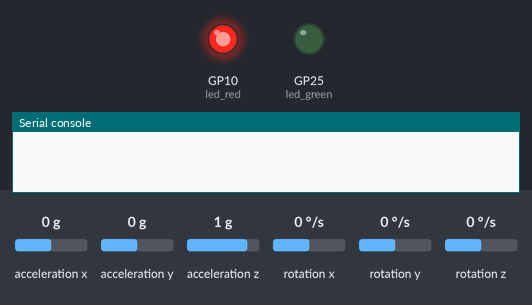
A program run on a simulated Raspberry Pi Pico running MicroPython. Parts: output pins drawn as LEDs (lit = HIGH), the last lines printed to the serial console. The test bench sets the inputs (shaded band); at power-on: acceleration x 0 g, acceleration y 0 g, acceleration z 1 g, rotation x 0 °/s, rotation y 0 °/s, rotation z 0 °/s. WiFi joins after 1.5 s; no MQTT or app messages arrive unless stated.

Above: at 0.1 s.
At 10.2 s:
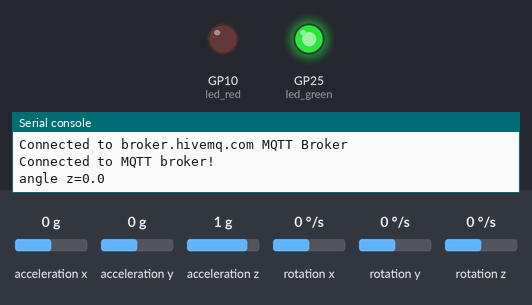
Timing chart, 0 to 11.7 s (numbered marks = the images above):
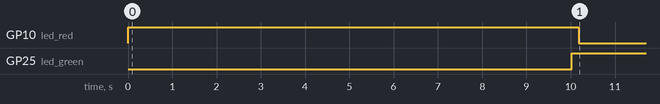

Measured:
- by itself, GP10 (led_red): HIGH → LOW at 10.2 s
- by itself, GP25 (led_green): LOW → HIGH at 10.0 s

The program:

main.py
```python
from machine import Pin
from machine import Timer
import time
from dof import *
import network
from umqtt.simple import MQTTClient
import ubinascii


############### Task handler for Function-Queue ##############
# Setup Function-Queue
fq = []

def task1_handler(tim):
    global fq
    fq.append(1)
def task2_handler(pin):
    global fq
    fq.append(2)

def task3_handler(tim):
    global fq
    fq.append(3)

def task4_handler(tim):
    global fq
    fq.append(4)


############### Hardware Initialize ################
# GPIO configuration for KEY module
# KEY -> GPIO3
# IO interrupt is used
gpio_num_KEY = 3
key = Pin(gpio_num_KEY, Pin.IN, Pin.PULL_UP) # Set GPIO as Input, Pull-up mode

# GPIO configuration for LED module
# LED -> GPIO10
# LED is in "current sink" configuration, Which means logic=1 -> turn off, logic=0 -> turn on
gpio_num_LED = 10
led_red = Pin(gpio_num_LED, Pin.OUT) # Set GPIO as Output
led_red.value(1) # Turn off Red LED

# GPIO configuration for Pico's onboard LED
led_green = Pin('LED', Pin.OUT) # Set GPIO as Output
led_green.value(0) # Turn off Green LED

# DOF sensor (gyro & accel)
angle_z = 0
gyro_sample_time = 0.1
qmi8658=QMI8658()

# WiFi Setup
wlan = network.WLAN(network.STA_IF)
wlan.active(True)


################ MQTT ################
def mqtt_connect():
    global client
    client.connect()
    print('Connected to %s MQTT Broker'%(mqtt_server))

def mqtt_publish(topic, msg):
    global client
    client.publish(topic, msg, retain=False, qos=0)

mqtt_server = 'broker.hivemq.com'
#mqtt_server = '192.168.82.82'
client_id = ubinascii.hexlify(machine.unique_id())
client = MQTTClient(client_id, mqtt_server, port=1883, keepalive=3600)
mqtt_connected = False


############## Interrupt Request Setup ################
# GPIO Interrupt for task1
key.irq(trigger=Pin.IRQ_FALLING,handler=task1_handler)

# Timer for each tasks
tick_period_ms_task2 = 100     # Set time duration (ms) per tick
tick_period_ms_task3 = 100     # Set time duration (ms) per tick
tick_period_ms_task4 = 5000   # Set time duration (ms) per tick
tim_task2 = Timer()
tim_task3 = Timer()
tim_task4 = Timer()
tim_task2.init(period=tick_period_ms_task2, mode=Timer.PERIODIC, callback=task2_handler)
tim_task3.init(period=tick_period_ms_task3, mode=Timer.PERIODIC, callback=task3_handler)
tim_task4.init(period=tick_period_ms_task4, mode=Timer.PERIODIC, callback=task4_handler)


######################### Tasks #########################
def task1():
    global angle_z
    angle_z = 0 # Reset the Angle value

def task2(queue_angle):
    global qmi8658
    global gyro_sample_time
    global angle_z
    xyz=qmi8658.Read_XYZ()
    velocity_z = xyz[5]
    angle_z = angle_z + velocity_z*gyro_sample_time
    queue_angle.append(angle_z)

def task3(queue_angle):
    val=None
    try:
        val = queue_angle.pop()
        print("angle z={}".format(val))
        if mqtt_connected:
            topic = b"node-gyro/angle-z"
            msg = str(val).encode()
            mqtt_publish(topic, msg)

    except Exception as e:
        print("Angle Z's queue is empty")
        print(e)

def task4():
    global wlan
    global mqtt_connected
    global led_green
    global led_red
    SSID = "moto-noah"
    PWD  = "1029384756"
    #SSID = "ASUS_for_ICT"
    #PWD  = "ictadmin"
    if not wlan.isconnected():
        led_green.value(0)
        print("Disconnected, connecting...")
        wlan.connect(SSID, PWD)

    if wlan.isconnected():
        led_green.value(1)
        print("WIFI connected")
        if not mqtt_connected:
            try:
                client = mqtt_connect()
                mqtt_connected = True
                led_red.value(0)
                print("Connected to MQTT broker!")
            except OSError as e:
                print(e)
                mqtt_connected = False
                led_red.value(1)


################### Main Program ###################
# Superloop
q_angle = []
while True:
    # Checking if there is a task in the Q, ready to be run
    try:
        fn = fq.pop()
        if fn == 1:
            task1()
        elif fn == 2:
            task2(q_angle)
        elif fn == 3:
            task3(q_angle)
        elif fn == 4:
            task4()
    except IndexError:
        pass
    except:
        print("Something went wrong")
```

dof.py
```python
from machine import Pin,I2C
import time

class QMI8658(object):
    def __init__(self,i2c_num=0,i2c_scl=9,i2c_sda=8,address=0X6B):
        self._address = address
        self._bus = I2C(id=i2c_num,scl=Pin(i2c_scl),sda=Pin(i2c_sda),freq=100_000)
        bRet=self.WhoAmI()
        if bRet :
            self.Read_Revision()
        else    :
            return NULL
        self.Config_apply()

    def _read_byte(self,cmd):
        rec=self._bus.readfrom_mem(int(self._address),int(cmd),1)
        return rec[0]
    def _read_block(self, reg, length=1):
        rec=self._bus.readfrom_mem(int(self._address),int(reg),length)
        return rec
    def _read_u16(self,cmd):
        LSB = self._bus.readfrom_mem(int(self._address),int(cmd),1)
        MSB = self._bus.readfrom_mem(int(self._address),int(cmd)+1,1)
        return (MSB[0] << 8) + LSB[0]
    def _write_byte(self,cmd,val):
        self._bus.writeto_mem(int(self._address),int(cmd),bytes([int(val)]))

    def WhoAmI(self):
        bRet=False
        if (0x05) == self._read_byte(0x00):
            bRet = True
        return bRet
    def Read_Revision(self):
        return self._read_byte(0x01)
    def Config_apply(self):
        # REG CTRL1
        self._write_byte(0x02,0x60)
        # REG CTRL2 : QMI8658AccRange_8g  and QMI8658AccOdr_1000Hz
        self._write_byte(0x03,0x23)
        # REG CTRL3 : QMI8658GyrRange_512dps and QMI8658GyrOdr_1000Hz
        self._write_byte(0x04,0x53)
        # REG CTRL4 : No
        self._write_byte(0x05,0x00)
        # REG CTRL5 : Enable Gyroscope And Accelerometer Low-Pass Filter
        self._write_byte(0x06,0x11)
        # REG CTRL6 : Disables Motion on Demand.
        self._write_byte(0x07,0x00)
        # REG CTRL7 : Enable Gyroscope And Accelerometer
        self._write_byte(0x08,0x03)

    def Read_Raw_XYZ(self):
        xyz=[0,0,0,0,0,0]
        raw_timestamp = self._read_block(0x30,3)
        raw_acc_xyz=self._read_block(0x35,6)
        raw_gyro_xyz=self._read_block(0x3b,6)
        raw_xyz=self._read_block(0x35,12)
        timestamp = (raw_timestamp[2]<<16)|(raw_timestamp[1]<<8)|(raw_timestamp[0])
        for i in range(6):
            # xyz[i]=(raw_acc_xyz[(i*2)+1]<<8)|(raw_acc_xyz[i*2])
            # xyz[i+3]=(raw_gyro_xyz[((i+3)*2)+1]<<8)|(raw_gyro_xyz[(i+3)*2])
            xyz[i] = (raw_xyz[(i*2)+1]<<8)|(raw_xyz[i*2])
            if xyz[i] >= 32767:
                xyz[i] = xyz[i]-65535
        return xyz
    def Read_XYZ(self):
        xyz=[0,0,0,0,0,0]
        raw_xyz=self.Read_Raw_XYZ()
        #QMI8658AccRange_8g
        acc_lsb_div=(1<<12)
        #QMI8658GyrRange_512dps
        gyro_lsb_div = 64
        for i in range(3):
            xyz[i]=raw_xyz[i]/acc_lsb_div#(acc_lsb_div/1000.0)
            xyz[i+3]=raw_xyz[i+3]*1.0/gyro_lsb_div
        return xyz
```
